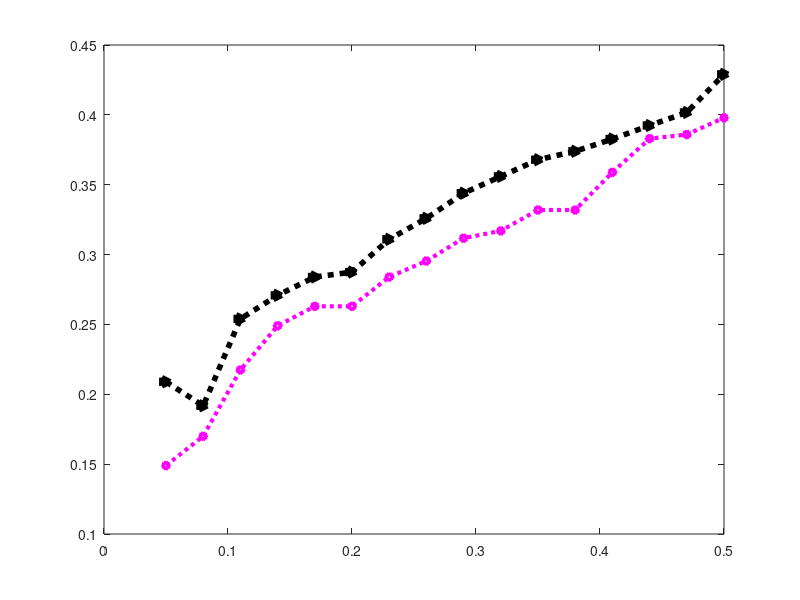

Write MATLAB code to recreate this figure. (Note: this script raises an error after producing the figure.)
load phase.mat

delta = linspace(0.05, 0.5, 16); 
figure;
plot(delta(1:end),phase1(1, 1:end),'mp:', 'LineWidth',3); % alg 
hold on
plot(delta(1:end),phase1(2, 1:end),'k>:', 'LineWidth',4); % alg 
hold on
plot(delta(1:end),phase1(3, 1:end),'rd-', 'LineWidth',4); % alg 


plot(delta(1:end),phase3(1, 1:end),'go--', 'LineWidth',3); % alg 
hold on
plot(delta(1:end),phase3(3, 1:end),'ko--', 'LineWidth',4); % alg 
plot(delta(1:end),phase2(1, 1:end),'gs-', 'LineWidth',3); % alg 
hold on
plot(delta(1:end),phase2(3, 1:end),'ks-', 'LineWidth',4); % alg 


axis([0.05 0.55 0 0.6]);
ylabel('Sparsity k/m');
xlabel('Indeterminacy m/n');
grid on;
axis([0.05 0.5 0.05 0.6]);


legend('DORE', 'IDET-k',  'SP','IDET-\gamma=0.7', 'IDET-\gamma=0.9', ...
'IDET-\beta=0.7', 'IDET-\beta=0.9', 4);

% fn = strcat('Fig_PhaseTrans_DORE', '.fig'); 
% saveas(gcf, fn) 

set(gcf,'color','none');
set(gca,'color','none');
set(gcf,'InvertHardCopy','off');
print(gcf,'-depsc2',['Fig_PhaseTrans' '.eps']);



